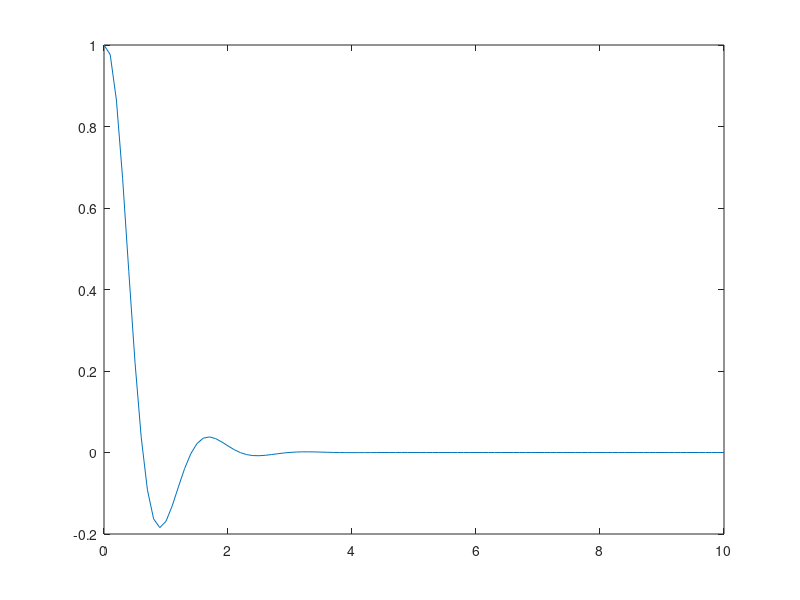

Write the MATLAB code that produced this figure.
clear all
clc

A = [0 1 0; 0 0 1; 0 -5 -6];
B = [0 0 1]';
C = [1 0 0];

Pc = [-2+4j -2-4j -10];

%qc = (A*A*A) + 14*A*A + 60*A + 200*eye(3,3);
%U = [B A*B A*A*B]
%U_inv = inv(U)

%K = -[0 0 1] * U_inv * qc

K = -acker(A,B,Pc)

Aa = [A+B*K];
Ba = [B];
Ca = [1 0 0];


t = 0:0.1:10;
u = 0*t;
x0 = [1 0 0]';

sys = ss(Aa, Ba, Ca, 0);
[Y X] = lsim(sys, u, t, x0);

title('Saída com Realimentação')
plot(t, Y)